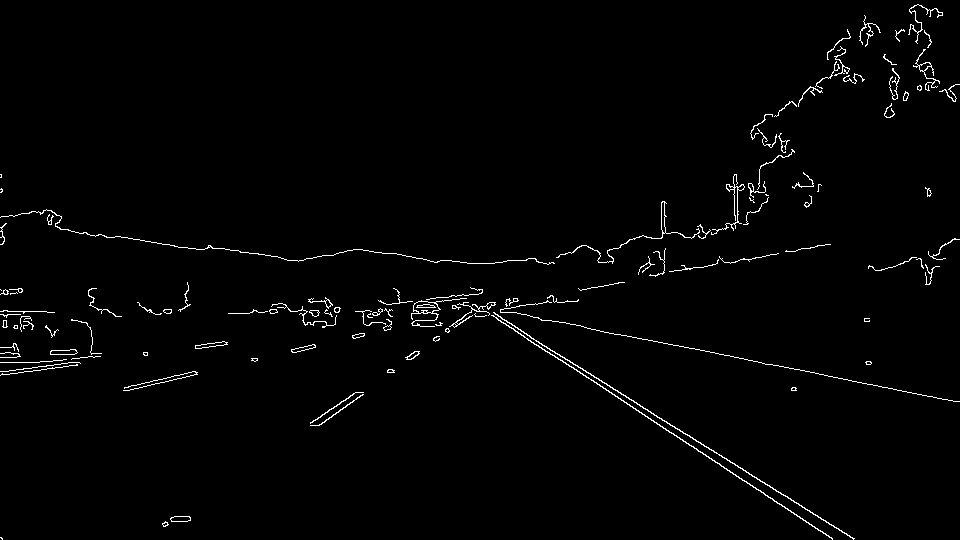
#> input picture test_canny_images/solidWhiteRight.jpg, 960 x 540 px, found by its file name
$ jupyter execute --allow-errors P1.ipynb   (shell and % lines are left out)   (older library calls are emulated)   (text cells are left out)
#> lines starting #> are read from the running program, lines starting #| are printed output that depends on the picture; after the words box and inside, x2 and y2 are one past the last pixel; in counts of white or black regions, pixels touching at a corner belong together; pictures that were not available may be replaced by others from this repository, and a replacement may not be noted
[cell 1]
#importing some useful packages
import matplotlib.pyplot as plt
import matplotlib.image as mpimg
import numpy as np
import cv2

import imageio
#> (the rest of this cell did not finish here and is left out)

[cell 2]
#reading in an image
image = mpimg.imread('test_images/solidWhiteRight.jpg')
#> image is the input picture: shape (540, 960, 4) float32; mean R, G, B, A 0.0151, 0.0151, 0.0151, 1

#printing out some stats and plotting
print('This image is:', type(image), 'with dimensions:', image.shape)
#| This image is: <class 'numpy.ndarray'> with dimensions: (540, 960, 4)
plt.imshow(image)  # if you wanted to show a single color channel image called 'gray', for example, call as plt.imshow(gray, cmap='gray')

[cell 3]
import math

def grayscale(img):
    """Applies the Grayscale transform
    This will return an image with only one color channel
    but NOTE: to see the returned image as grayscale
    (assuming your grayscaled image is called 'gray')
    you should call plt.imshow(gray, cmap='gray')"""
    return cv2.cvtColor(img, cv2.COLOR_RGB2GRAY)
    # Or use BGR2GRAY if you read an image with cv2.imread()
    # return cv2.cvtColor(img, cv2.COLOR_BGR2GRAY)

def canny(img, low_threshold, high_threshold):
    """Applies the Canny transform"""
    return cv2.Canny(img, low_threshold, high_threshold)

def gaussian_blur(img, kernel_size):
    """Applies a Gaussian Noise kernel"""
    return cv2.GaussianBlur(img, (kernel_size, kernel_size), 0)

# [122 lines left out: functions region_of_interest, drawLine, draw_lines, hough_lines, weighted_img, not called in this run]

[cell 4]
# [26 lines left out: functions draw_lines_original, hough_lines_original, not called in this run]

[cell 5]
import os

testdir = "test_images"
testimagenames = os.listdir("test_images/")

[cell 6]
def showImagesInHtml(images, dir):
    """
    Shows the list of `images` names on the directory `dir` as HTML embeded on the page.
    """
#> called with dir = 'test_images'
    randomNumber = 1
    buffer = "<div>"
    for img in images:
        imgSource = dir + '/' + img + "?" + str(randomNumber)
        print(imgSource)
        buffer += """<img src="{0}" width="300" height="110" style="float:left; margin:1px"/>""".format(imgSource)
        randomNumber += 1
    buffer += "</div>"
    display(HTML(buffer))

[cell 7]
def saveImages(images, outputDir, imageNames, isGray=0):
    """
    Writes the `images` to the `outputDir` directory using the `imagesNames`.
    It creates the output directory if it doesn't exists.

    Example:
    saveImages([img1], 'tempDir', ['myImage.jpg'])
    Will save the image on the path: tempDir/myImage.jpg

    """
    if not os.path.exists(outputDir):
        os.makedirs(outputDir)

    zipped = list(map(lambda imgZip: (outputDir + '/' + imgZip[1], imgZip[0]), zip(images, imageNames)))
    for imgPair in zipped:
        if isGray:
            plt.imsave(imgPair[0], imgPair[1], cmap='gray')
        else :
            plt.imsave(imgPair[0], imgPair[1])

[cell 8]
# [17 lines left out: function maskEdge, not called in this run]

#> (a cell that did not finish here is left out)

[cell 10]
testImagesList = list(map(lambda img: plt.imread(testdir + '/' + img), testimagenames))
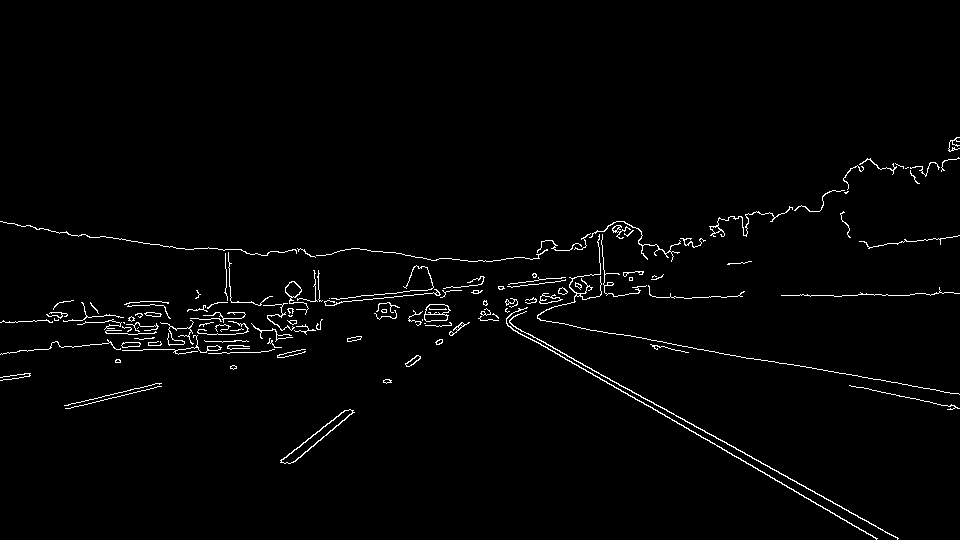
#> input picture test_canny_images/solidWhiteCurve.jpg, 960 x 540 px, given as the content of the folder test_images/, which was not available
#> testImagesList = 1 item

[cell 11]
def get_vertices_for_img(img):
    img_shape = img.shape
    height = img_shape[0]
    width = img_shape[1]

    vert = None

    if (width, height) == (960, 540):
        region_bottom_left = (130 ,img_shape[0] - 1)
        region_top_left = (410, 330)
        region_top_right = (650, 350)
        region_bottom_right = (img_shape[1] - 30,img_shape[0] - 1)

        print(  "Bottom left: %s top left: %s top right: %s bottom right: %s" %  ( region_bottom_left, region_top_left, region_top_right, region_bottom_right)  )
        vert = np.array([[region_bottom_left , region_top_left, region_top_right, region_bottom_right]], dtype=np.int32)
    else:
        region_bottom_left = (200 , 680)
        region_top_left = (600, 450)
        region_top_right = (750, 450)
        region_bottom_right = (1100, 650)
        vert = np.array([[region_bottom_left , region_top_left, region_top_right, region_bottom_right]], dtype=np.int32)

    return vert

[cell 12]
for f in testImagesList:
    print("image shape", f.shape)
    get_vertices_for_img(f)
#> this loop made 1 pass
#> (img_shape in get_vertices_for_img, height in get_vertices_for_img, width in get_vertices_for_img, vert in get_vertices_for_img) on pass 1: ((540, 960, 4), 540, 960, [[130, 539], [410, 330], [650, 350], [930, 539]])
#| image shape (540, 960, 4)
#| Bottom left: (130, 539) top left: (410, 330) top right: (650, 350) bottom right: (930, 539)

[cell 13]
# total test images are put into one list...

print("** Total test image number in testImagesList --> %d" %   len(testImagesList) )
#| ** Total test image number in testImagesList --> 1

[cell 14]
grayImagesList = list(map( lambda img : grayscale(img)  , testImagesList  ) )
#> in grayscale, `return cv2.cvtColor(img, cv2.COLOR_RGB2GRAY)`: returned value: shape (540, 960) float32; values 0 (black) and 1 (white), 1.7% white in thin lines or dots, all inside (x1, y1, x2, y2) = (0, 137, 960, 540)
#> grayImagesList = 1 item

[cell 15]
outputDir = "test_gray_images"
saveImages(grayImagesList, outputDir, testimagenames, isGray=1)
#> the loop in saveImages, `for imgPair in zipped:` made 1 pass
#> (the rest of this cell did not finish here and is left out)


[cell 16]
kernel_size = 5
gaussImagesList = list(map( lambda img : gaussian_blur(img, kernel_size)  , grayImagesList  ) )
#> in gaussian_blur, `return cv2.GaussianBlur(img, (kernel_size, kernel_size), 0)`:
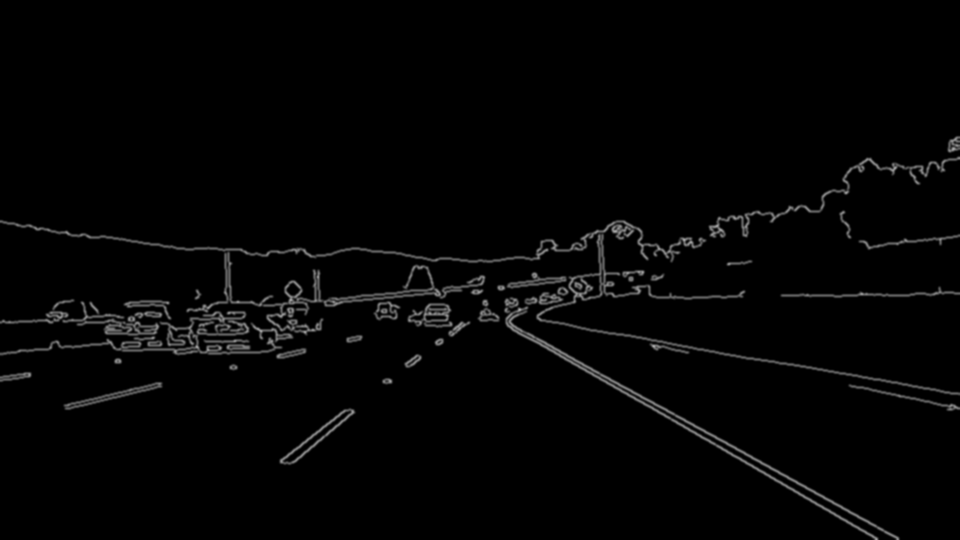
#> returned value: shape (540, 960) float32; min 0, max 0.652, mean 0.0173
#> gaussImagesList = 1 item

[cell 17]
gauss_outputDir = "test_gauss_images"
saveImages(gaussImagesList, gauss_outputDir, testimagenames, isGray=1)
#> the loop in saveImages (call 2), `for imgPair in zipped:` made 1 pass
#> pass 1, in saveImages (call 2), `plt.imsave(imgPair[0], imgPair[1], cmap='gray')`:
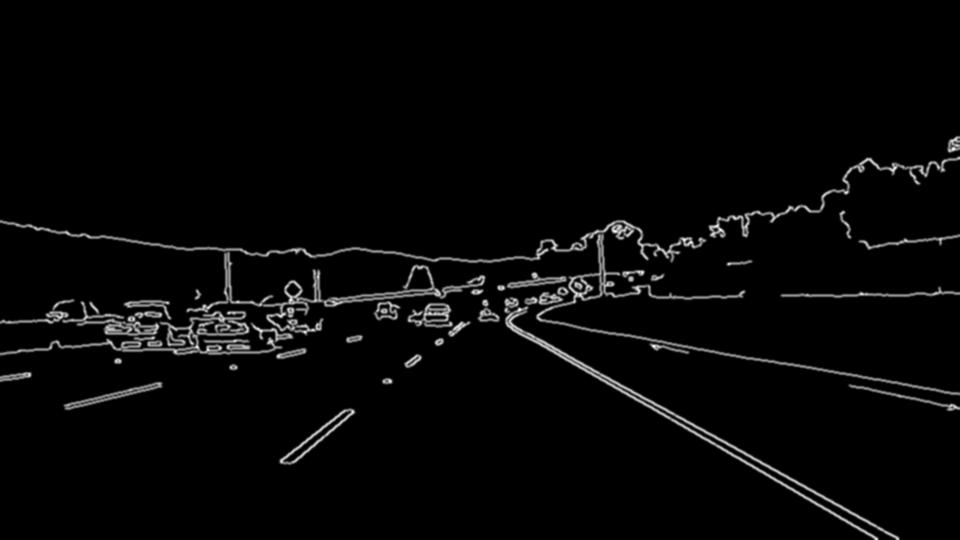
#> saved as solidWhiteCurve.jpg: shape (540, 960, 3); min 0, max 255, mean 6.8
#> (the rest of this cell did not finish here and is left out)


[cell 18]
low_threshold = 50
high_threshold = 150
#> (the rest of this cell did not finish here and is left out)
